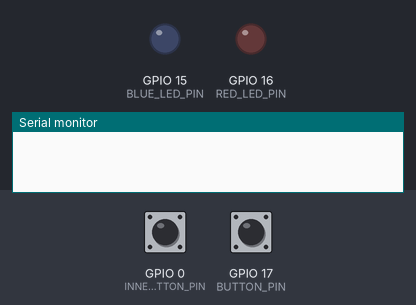
Simulated run of this program. Board: ESP32-S3. Parts: output pins drawn as LEDs (lit = HIGH), the last lines printed to the serial monitor. Dashed ring = blinking. The test bench sets the inputs (shaded band); at power-on: GPIO 17 (BUTTON_PIN) LOW, GPIO 0 (INNER_BUTTON_PIN) HIGH.

Above: at 1.2 s.
1.3 s: GPIO 17 (BUTTON_PIN) pulled HIGH for 1 s
At 3.0 s:
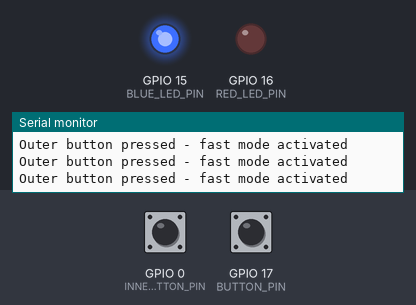
4.3 s: GPIO 0 (INNER_BUTTON_PIN) pulled LOW for 3.2 s
At 6.3 s:
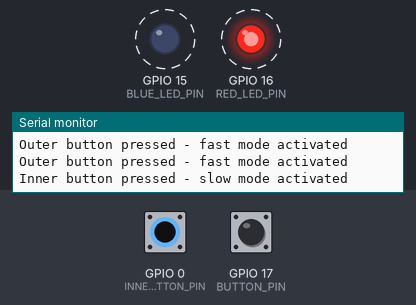
9.0 s: GPIO 17 (BUTTON_PIN) pulled HIGH for 3.2 s
At 13.1 s:
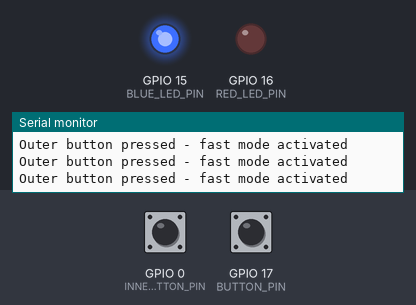
13.7 s: GPIO 0 (INNER_BUTTON_PIN) driven LOW and GPIO 17 (BUTTON_PIN) driven HIGH
At 14.5 s:
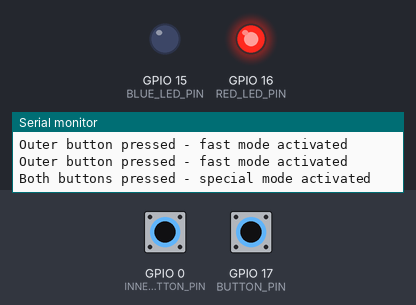
Timing chart, 0 to 17.7 s (numbered marks = the images above; inputs shaded):
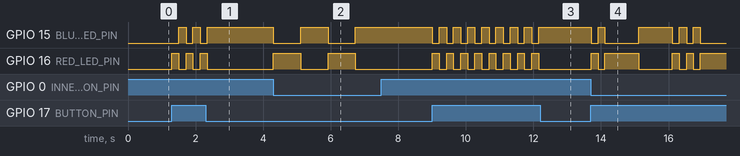

Measured:
- after the input at 1.3 s, GPIO 15 (BLUE_LED_PIN): alternates HIGH for 0.22 s and LOW for 0.20 s, 5 changes in all, then stays HIGH, starting after 0.20 s; GPIO 16 (RED_LED_PIN): alternates HIGH for 0.20 s and LOW for 0.22 s, 6 changes in all, then stays LOW, starting at once
- after the input at 4.3 s, GPIO 15 (BLUE_LED_PIN): alternates HIGH for 0.82 s and LOW for 0.80 s, 4 changes in all, then stays HIGH, starting at once; GPIO 16 (RED_LED_PIN): alternates HIGH for 0.80 s and LOW for 0.82 s, 4 changes in all, then stays LOW, starting at once
- after the input at 9.0 s, GPIO 15 (BLUE_LED_PIN): alternates HIGH for 0.22 s and LOW for 0.20 s, 16 changes in all, then stays HIGH, starting at once; GPIO 16 (RED_LED_PIN): alternates HIGH for 0.20 s and LOW for 0.22 s, 16 changes in all, then stays LOW, starting at once
- after the input at 13.7 s, GPIO 15 (BLUE_LED_PIN): HIGH → LOW at once, → HIGH 0.20 s later, → LOW 0.20 s later, → HIGH 1.0 s later, … (9 changes in this stretch); GPIO 16 (RED_LED_PIN): LOW → HIGH at once, → LOW 0.20 s later, → HIGH 0.20 s later, → LOW 1.0 s later, … (9 changes in this stretch)

The program:

main.cpp
```cpp
#include <Arduino.h>

#define BLUE_LED_PIN 15
#define RED_LED_PIN 16
#define INNER_BUTTON_PIN 0
#define BUTTON_PIN 17

void setup() {
  Serial.begin(115200);
  pinMode(RED_LED_PIN, OUTPUT);
  pinMode(BLUE_LED_PIN, OUTPUT);
  pinMode(INNER_BUTTON_PIN, INPUT_PULLUP);
  pinMode(BUTTON_PIN, INPUT);
}

void blink(int pin1, int pin2, int ms) {
  digitalWrite(pin1, HIGH);
  digitalWrite(pin2, LOW);
  delay(ms);

  digitalWrite(pin1, LOW);
  digitalWrite(pin2, HIGH);
  delay(ms);
}

void loop() {
  int buttonState = digitalRead(BUTTON_PIN);
  int innerButtonState = digitalRead(INNER_BUTTON_PIN);

  if(buttonState == HIGH && innerButtonState == LOW) {
    Serial.println("Both buttons pressed - special mode activated");
    blink(RED_LED_PIN, BLUE_LED_PIN, 200);
    blink(RED_LED_PIN, BLUE_LED_PIN, 1000);
    blink(RED_LED_PIN, BLUE_LED_PIN, 200);
  } else if(buttonState == HIGH) {
    blink(RED_LED_PIN, BLUE_LED_PIN, 200);
    Serial.println("Outer button pressed - fast mode activated");
  } else if(innerButtonState == LOW) {
    blink(RED_LED_PIN, BLUE_LED_PIN, 800);
    Serial.println("Inner button pressed - slow mode activated");
  }

  delay(20);
}
```
